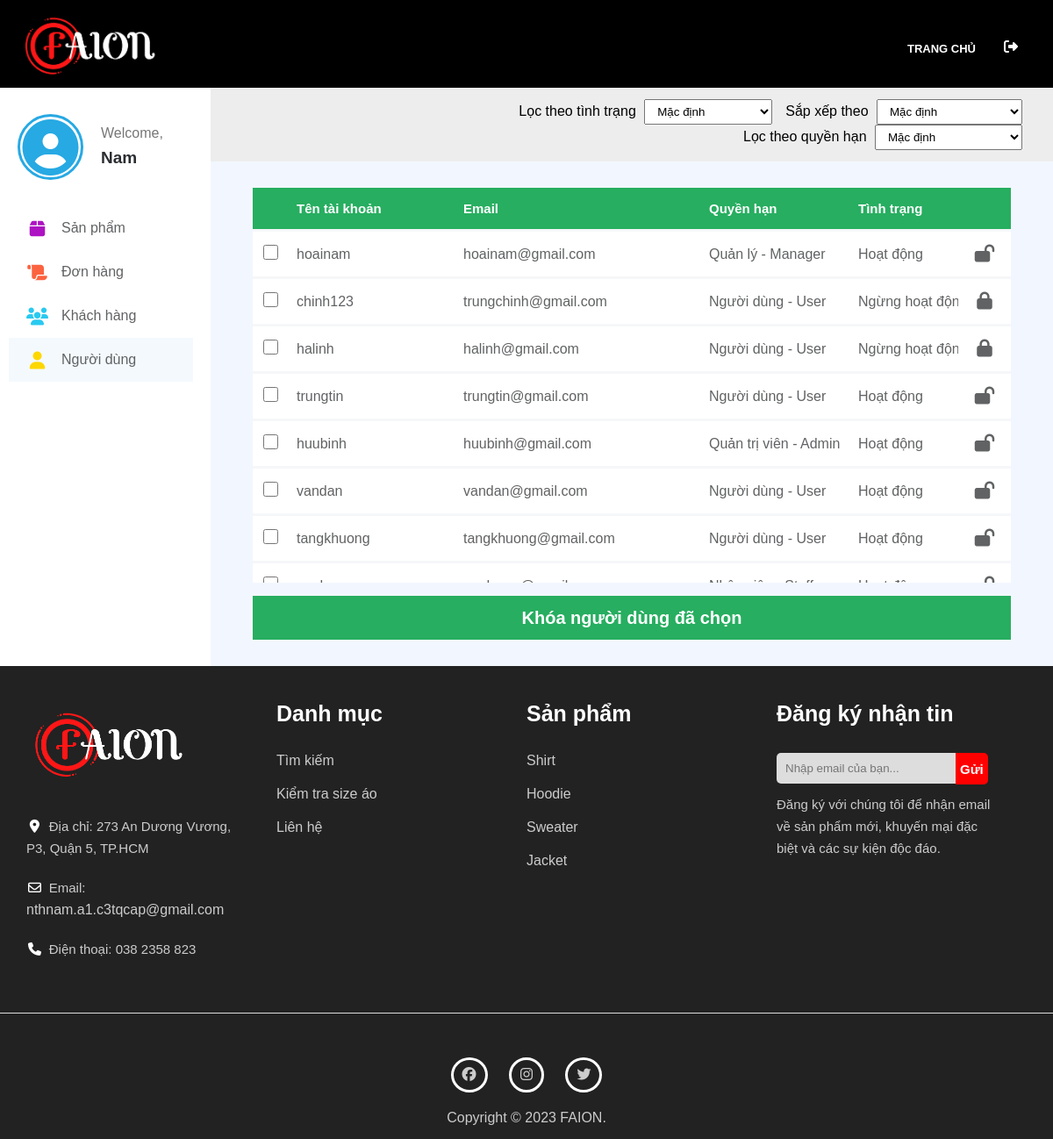
The app's page /index.php/admin/users/ (signed in) with its own data.
### tables this page shows
CREATE TABLE `account` (
  `id` int(11) NOT NULL,
  `username` varchar(15) NOT NULL,
  `password` varchar(255) NOT NULL,
  `status` tinyint(1) NOT NULL,
  `role` tinyint(1) NOT NULL
);

CREATE TABLE `customer` (
  `id` int(11) NOT NULL,
  `name` varchar(255) NOT NULL,
  `email` varchar(255) NOT NULL,
  `address` varchar(255) NOT NULL,
  `phone_number` varchar(10) NOT NULL,
  `created_at` date NOT NULL
);

### connection/Database.php (called while the page is built, shortened)
<?php
class Database
{
    private $hostname = "localhost";
    private $username = "root";
    private $password = "";
    private $databaseName = "faion";
    private $connection;
    public function connect()
    {
        try {
            if ($this->connection = mysqli_connect($this->hostname, $this->username, $this->password, $this->databaseName)) {
                return $this->connection;
            } else {
                throw new Exception("Khong the ket noi den CSDL <br>");
            }
        } catch (Exception $e) {
            echo $e->getMessage();
        }
    }
    public function getConnection() {
        return $this->connection;
    }
}

### action/actionFunction.php (called while the page is built, shortened)
<?php
include ('../faion/connection/Database.php');
include ('../faion/object/Account.php');
include ('../faion/object/Customer.php');
function getCustomerList()
{
	$db = new Database();
	$kq = mysqli_query($db->getConnection(), "SELECT * FROM customer");
	$list = array();
	while ($row = mysqli_fetch_assoc($kq)) {
		$customer = new Customer(
			$row['id'],
			$row['name'],
			$row['email'],
			$row['address'],
			$row['phone_number'],
			$row['created_at']
		);
		$list[] = $customer;
	}
	return $list;
}
function getAccountList()
{
	$db = new Database();
	$kq = mysqli_query($db->getConnection(), "SELECT * FROM account");
	$list = array();
	while ($row = mysqli_fetch_assoc($kq)) {
		$account = new Account(
			$row['id'],
			$row['username'],
			$row['password'],
			$row['status'],
			$row['role']
		);
		$list[] = $account;
	}
	return $list;
}
?>

### object/Account.php (called while the page is built, shortened)
<?php
class Account {
    private $id;
    private $username;
    private $status;
    private $role;
    function __construct($id, $username, $password, $status, $role) {
        $this->id = $id;
        $this->username = $username;
        $this->status = $status;
        $this->role = $role;
    }
    public function getId() {
        return $this->id;
    }
    public function getUsername() {
        return $this->username;
    }
    public function getStatus() {
        return $this->status;
    }
    public function getRole() {
        return $this->role;
    }
}
?>

### object/Customer.php (called while the page is built, shortened)
<?php
class Customer {
    private $email;
    function __construct($id, $name, $email, $address, $phoneNum, $createdAt) {
        $this->email = $email;
    }
    public function getEmail() {
        return $this->email;
    }
}
?>

### admin/userAdmin.php (the view, shortened to what this page needs)
<div id="top-sub-header">
    <div class="sort-container">
        <label for="sort">Sắp xếp theo</label>
        <select id="sort">
            <option value="default" selected>Mặc định</option>
        </select>
    </div>
    <div class="sort-container">
        <label for="statusFilter">Lọc theo tình trạng</label>
        <select id="statusFilter">
            <option value="default" selected>Mặc định</option>
        </select>
    </div>
    <div class="sort-container">
        <label for="roleFilter">Lọc theo quyền hạn</label>
        <select id="roleFilter">
            <option value="default" selected>Mặc định</option>
        </select>
    </div>
</div>
<div class="content">
    <div class="table-container">
        <table class="table" cellspacing="0">
            <thead>
                <tr>
                    <th class="checkbox">&nbsp;</th>
                    <th class="username">Tên tài khoản</th>
                    <th class="email">Email</th>
                    <th class="role">Quyền hạn</th>
                    <th class="status">Tình trạng</th>
                    <th class="lock">&nbsp;</th>
                </tr>
            </thead>
            <tbody id="user-info">
                <?php displayUserTable() ?>
            </tbody>
        </table>
    </div>
    <div class="button-container">
        <button class="btn" onclick="displayLock('many', 0, null)">Khóa người dùng đã chọn</button>
    </div>
</div>
<?php
function displayUserTable()
{
    $accountList = getAccountList();
    $customerList = getCustomerList();
    for ($i = 0; $i < count($accountList); $i++) {
        echo "
        <tr>
            <th class=\"checkbox\"><input type=\"checkbox\" class=\"account-checkbox\" value=\"" . $accountList[$i]->getId() . "\"></th>
            <td class=\"username\"><a href=\"/faion/index.php/admin/users?id=" . $accountList[$i]->getId() . "\">" . $accountList[$i]->getUsername() . "</a></td>
            <td class=\"email\">" . $customerList[$i]->getEmail() . "</td>
            <td class=\"role\">" . getRoleName($accountList[$i]->getRole()) . "</td>";
        if ($accountList[$i]->getStatus() == 1) {
            echo "<td class=\"status active\">" . getStatusName($accountList[$i]->getStatus()) . "</td>
            <td class=\"lock\"><i class=\"fa-solid fa-lock-open fa-fw fa-lg\" onclick=\"displayLock('single', " . $accountList[$i]->getId() . ", " . $accountList[$i]->getStatus() . ")\"></i>
            </td>
        </tr>";
        } else {
            echo "<td class=\"status\">" . getStatusName($accountList[$i]->getStatus()) . "</td>
            <td class=\"lock\">
            <i class=\"fa-solid fa-lock fa-fw fa-lg\" onclick=\"displayLock('single', " . $accountList[$i]->getId() . ", " . $accountList[$i]->getStatus() . ")\"></i>
            </td>
        </tr>";
        }
    }
}
function getRoleName($role)
{
    switch ($role) {
        case 0:
            return "Quản lý - Manager";
        case 1:
            return "Quản trị viên - Admin";
        case 2:
            return "Nhân viên - Staff";
        case 3:
            return "Người dùng - User";
    }
}
function getStatusName($status)
{
    switch ($status) {
        case 0:
            return "Ngừng hoạt động";
        case 1:
            return "Hoạt động";
    }
}
?>

### css/user/style.css (style rules this page uses)
* { margin: 0; padding: 0; box-sizing: border-box; list-style: none; outline: none; }
a { text-decoration: none; }
html { scroll-behavior: smooth; }

### css/admin/style.css (style rules this page uses)
#top-sub-header { width: 100%; height: auto; background-color: #EDEDED; float: left; padding: 13px 20px; }
#top-sub-header .sort-container { width: auto; height: auto; float: right; margin-right: 15px; }
#top-sub-header .sort-container label { margin-right: 5px; }
#top-sub-header .sort-container select { cursor: pointer; padding: 5px 10px; }

### css/admin/user.css (style rules this page uses)
#main div.right-content-container div.content { width: 100%; height: 100%; background-color: transparent; display: flex; justify-content: center; align-items: center; flex-direction: column; padding: 30px 0px; }
#main div.right-content-container div.content .table-container { width: 90%; height: 450px; overflow-y: scroll; }
#main div.right-content-container div.content .table-container table.table { width: 100%; height: 100%; border: none; table-layout: fixed; }
#main div.right-content-container div.content .table-container table.table thead tr th { color: white; font-size: 15px; font-weight: bold; background-color: #27AE60; padding: 30px; }
#main div.right-content-container div.content .table-container table.table input.account-checkbox { accent-color: #27AE60; width: 17px; height: 17px; color: white; cursor: pointer; }
#main div.right-content-container div.content .table-container table.table tr .checkbox { width: 40px; text-align: center; }
#main div.right-content-container div.content .table-container table.table tr th.username { width: 190px; }
#main div.right-content-container div.content .table-container table.table tr td.username > a { color: #606263; }
#main div.right-content-container div.content .table-container table.table tr .email { width: 280px; }
#main div.right-content-container div.content .table-container table.table tr .role { width: 170px; }
#main div.right-content-container div.content .table-container table.table tr .lock { width: 60px; text-align: center; }
#main div.right-content-container div.content .table-container table.table tr .lock i { cursor: pointer; }
#main div.right-content-container div.content .table-container table.table tr td { color: #606263; }
#main div.right-content-container div.content .table-container table.table thead tr th, #main div.right-content-container div.content .table-container table.table tbody tr th, #main div.right-content-container div.content .table-container table.table tr td { padding: 15px 10px; text-align: start; height: 40px; border-bottom: 3px solid #F6F7F9; overflow: hidden; white-space: nowrap; }
#main div.right-content-container div.content .table-container table.table tbody#user-info tr { background-color: white; }
div.content > div.button-container { width: 90%; height: 50px; margin-top: 15px; color: white; font-size: 20px; border: solid #27AE60; background-color: #27AE60; display: flex; justify-content: center; align-items: center; }
div.content > div.button-container .btn { width: 100%; background-color: inherit; height: 100%; outline: none; border: none; color: white; font-size: 20px; font-weight: bold; cursor: pointer; }

### records on screen
account: username "hoainam", id.email "hoainam@gmail.com", role "Quản lý - Manager", status "Hoạt động"
account: username "chinh123", id.email "trungchinh@gmail.com", role "Người dùng - User", status "Ngừng hoạt…"
account: username "halinh", id.email "halinh@gmail.com", role "Người dùng - User", status "Ngừng hoạt…"
account: username "trungtin", id.email "trungtin@gmail.com", role "Người dùng - User", status "Hoạt động"
account: username "huubinh", id.email "huubinh@gmail.com", role "Quản trị viên - Admin", status "Hoạt động"
account: username "vandan", id.email "vandan@gmail.com", role "Người dùng - User", status "Hoạt động"
account: username "tangkhuong", id.email "tangkhuong@gmail.com", role "Người dùng - User", status "Hoạt động"

### other values on screen
cutName($_SESSION['name']) "Nam"
$categoryList[$i] "Shirt"
$categoryList[$i] "Hoodie"
$categoryList[$i] "Sweater"
$categoryList[$i] "Jacket"
